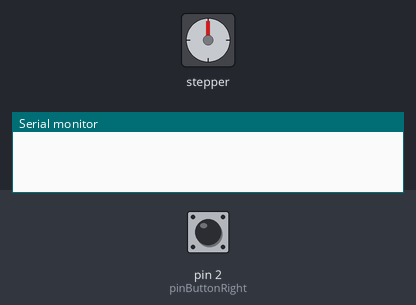
Recording of a sketch running on a simulated Arduino Uno, built with avr-gcc and run on an emulated ATmega328P. On the bench: stepper motor, the last lines printed to the serial monitor. The test bench sets the inputs (shaded band); at power-on: pin 2 (pinButtonRight) HIGH. Stepper angles assume 2048 steps per turn.

Above: at 1.2 s.
1.3 s: pin 2 (pinButtonRight) pulled LOW for 0.15 s
At 2.5 s:
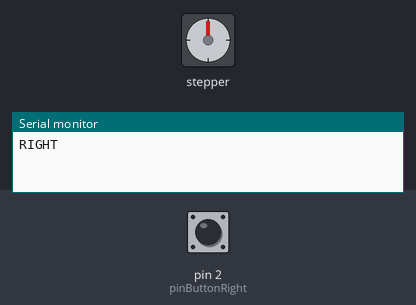
2.9 s: pin 2 (pinButtonRight) pulled LOW for 1 s
At 3.7 s:
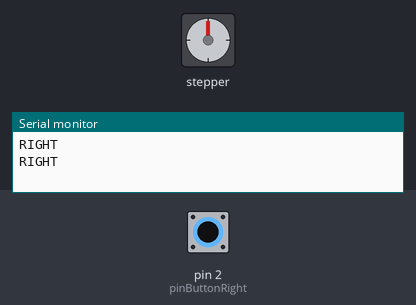
Timing chart, 0 to 5.9 s (numbered marks = the images above; inputs shaded):
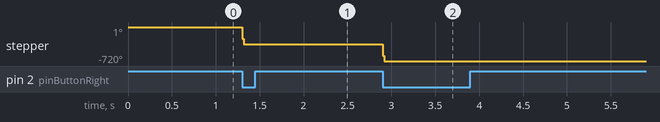

Measured:
- after the input at 1.3 s, stepper: goes -252° 0.02 s, then -360°, starting at once
- after the input at 2.9 s, stepper: goes -612° 0.02 s, then -720°, starting at once

The sketch:

StepMotor.ino
```cpp
#include <Stepper.h>
#include "pins.h"

//TODO change mc!!
#define SERIAL_SPD 115200
#define MAX_SPD_LIM 2000
#define ACCEL_DEFAULT 1000
#define HALFSTEP 8

Stepper stepper1(2048, motorPin1, motorPin2, motorPin3, motorPin4);

volatile bool go = false;

//todo make in enum
volatile bool right = false;
volatile bool left = false;


void goRight() { //IRAM_ATTR in esp
  // go = 2000;
  go = true;
  right = true;
}

void goLeft() {
  go = true;
  left = true;
}


void setup() {
  Serial.begin(SERIAL_SPD);
  stepper1.setSpeed(MAX_SPD_LIM); // in conf  // setMaxSpeed
  //stepper1.setAcceleration(ACCEL_DEFAULT);
  pinMode(pinButtonRight, INPUT_PULLUP);
  pinMode(pinButtonLeft, INPUT_PULLUP);

  //TODO add debounce for button!!!

  attachInterrupt(digitalPinToInterrupt(pinButtonRight), goRight, FALLING);
  attachInterrupt(digitalPinToInterrupt(pinButtonLeft), goLeft, FALLING);
}

//TODO make another handler function for st motor
//TODO make header file for: button and its functions and for motor
//TODO lim position configuration add to eeprom/static memory

//todo watch gyver making project "dynamic ventilation setup" Ромі !!!!!!!!!!!!!!!!!!!!!!!!!!!!!!!!!!!!!!!!!!!!!!!!!!!!!!

void loop() {
    if(go)
    {
      if(left){
        Serial.println("LEFT");
        stepper1.step(2048);
        left=false;
      }

      if(right){
        Serial.println("RIGHT");
        stepper1.step(-2048);
        right=false;
      }

      go=false;
    }

  //stepper1.run();
}
```

pins.h
```cpp
#ifndef PINS_H
#define PINS_H

#include <stdint.h>

const uint8_t pinButtonRight = 2;
const uint8_t pinButtonLeft = 4;

const uint8_t motorPin1 = 19;
const uint8_t motorPin2 = 18;
const uint8_t motorPin3 = 5;
const uint8_t motorPin4 = 17;

#endif // PINS_H
```
